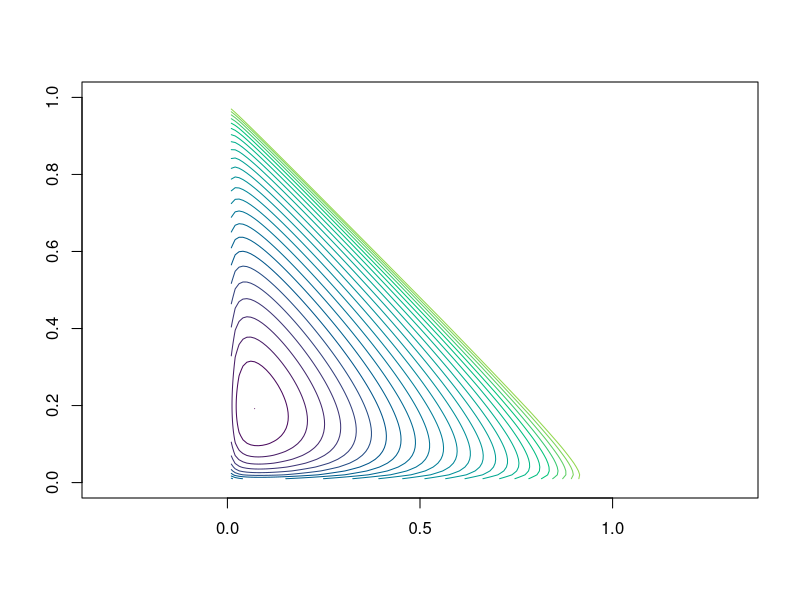
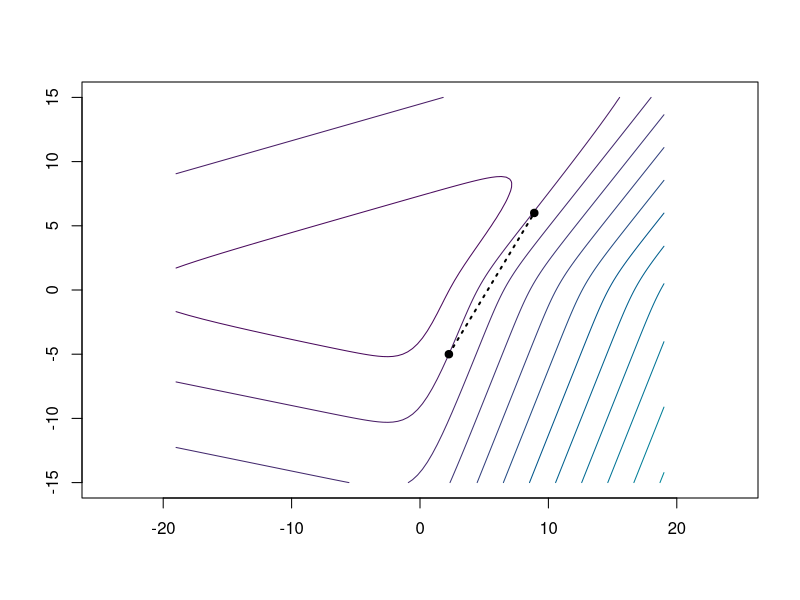

Write R code to recreate these figures, in order. (Note: this script raises an error after producing the figures.)
## ---- chunk 1

error_hook <- knitr::knit_hooks$get("error")
knitr::knit_hooks$set(error = function(x, options) {
  if (!is.null(n <- options$linewidth)) {
    x <- knitr:::split_lines(x)
    if (any(nchar(x) > n)) {
      x <- strwrap(x, width = n)
    }
    x <- paste(x, collapse = "\n\t")
  }
  error_hook(x, options)
})

library(patchwork)

old_options <- options(digits = 4)
## ---- chunk 2
# x is the data vector of length 3 of counts
neg_loglik_pep <- function(par, x) {
  pC <- par[1]
  pI <- par[2]
  pT <- 1 - pC - pI

  if (pC > 1 || pC < 0 || pI > 1 || pI < 0 || pT < 0) {
    return(Inf)
  }

  p_dark <- pC^2 + 2 * pC * pI + 2 * pC * pT
  p_mottled <- pI^2 + 2 * pI * pT
  p_light <- pT^2

  -(x[1] * log(p_dark) + x[2] * log(p_mottled) + x[3] * log(p_light))
}
## ---- chunk 3
n <- 100

pC <- seq(0, 1, length.out = n)
pI <- seq(0, 1, length.out = n)
z <- matrix(NA, n, n)

x <- c(85, 196, 341)

for (i in seq_len(n)) {
  for (j in seq_len(n)) {
    z[i, j] <- neg_loglik_pep(c(pC[i], pI[j]), x)
  }
}
pal <- function(n) hcl.colors(n, "viridis", rev = FALSE)

min_z <- min(z)

levels <- exp(seq(log(min_z), log(3000), length.out = 25))

contour(pC, pI, z, levels = levels, col = pal(30), asp = 1, drawlabels = FALSE)
## ---- chunk 4
other_negloglik <- function(theta, x) {
  theta <- c(theta, 0)

  pC <- exp(theta[1]) / sum(exp(theta))
  pI <- exp(theta[2]) / sum(exp(theta))
  pT <- 1 / sum(exp(theta))

  p_dark <- pC * (pC + 2 * pI + 2 * pT)
  p_mottled <- pI * (pI + 2 * pT)
  p_light <- pT^2

  -(x[1] * log(p_dark) + x[2] * log(p_mottled) + x[3] * log(p_light))
}

n <- 100

theta1 <- seq(-19, 19, length.out = n)
theta2 <- seq(-15, 15, length.out = n)
z <- matrix(NA, n, n)

x <- c(40, 196, 50)

for (i in seq_len(n)) {
  for (j in seq_len(n)) {
    z[i, j] <- other_negloglik(c(theta1[i], theta2[j]), x)
  }
}
pal <- function(n) hcl.colors(n, "viridis", rev = FALSE)

min_z <- min(z)

contour(theta1, theta2, z, col = pal(30), asp = 1, drawlabels = FALSE)
x1 <- c(2.25, 8.9)
x2 <- c(-5, 6)
points(x1, x2, pch = 19)
lines(x1, x2, lty = "dotted", lwd = 2)
## ---- chunk 5

## ---- chunk 6
x <- c(85, 196, 341)
x0 <- c(1 / 3, 1 / 3)

optim(x0, neg_loglik_pep, x = x)
## ---- chunk 7
optim(
  c(0, 0),
  neg_loglik_pep,
  x = x
)
## ---- chunk 8
M <- function(y, group) {
  as.vector(tapply(y, group, sum))
}
## ---- chunk 9
mult_likelihood <- function(x, group, prob, constraint = function(par) TRUE) {
  force(x)
  force(group)
  force(prob)

  function(params) {
    pr <- prob(params)
    if (!constraint(params) || any(pr > 1) || any(pr < 0)) {
      return(Inf)
    }
    -sum(x * log(M(pr, group)))
  }
}
## ---- chunk 10
prob <- function(p) {
  p[3] <- 1 - p[1] - p[2]
  c(
    p[1]^2,
    2 * p[1] * p[2],
    2 * p[1] * p[3],
    p[2]^2,
    2 * p[2] * p[3],
    p[3]^2
  )
}
## ---- chunk 11
constraint <- function(par) {
  par[1] <= 1 &&
    par[1] >= 0 &&
    par[2] <= 1 &&
    par[2] >= 0 &&
    1 - par[1] - par[2] >= 0
}
## ---- chunk 12
neg_mult_loglik <- mult_likelihood(
  x = x,
  group = c(1, 1, 1, 2, 2, 3),
  prob = prob,
  constraint = constraint
)
## ---- chunk 13
moth_optim <- optim(
  x0,
  neg_mult_loglik
)
moth_optim
## ---- chunk 14
A <- rbind(
  c(1, 0),
  c(-1, 0),
  c(0, 1),
  c(0, -1),
  c(-1, -1)
)

b <- c(0, -1, 0, -1, -1)

constrOptim(x0, neg_loglik_pep, NULL, ui = A, ci = b, x = x)$par
## ---- chunk 15
constrOptim(c(0.0, 0.3), neg_loglik_pep, NULL, ui = A, ci = b, x = x)
## ---- chunk 16
old_options <- options(digits = 3)
group <- c(1, 1, 1, 2, 2, 3)
p <- prob(moth_optim$par)
x[group] * p / M(p, group)[group]
options(digits = old_options$digits)
## ---- chunk 17
a <- 2

f <- function(x, a) {
  0.5 * (x - a)^2
}

g <- function(x, a) {
  x - a
}

A <- rbind(1, -1)
b <- c(-1, -1)

constrOptim(c(0.5), f, g, ui = A, ci = b, a = a)
